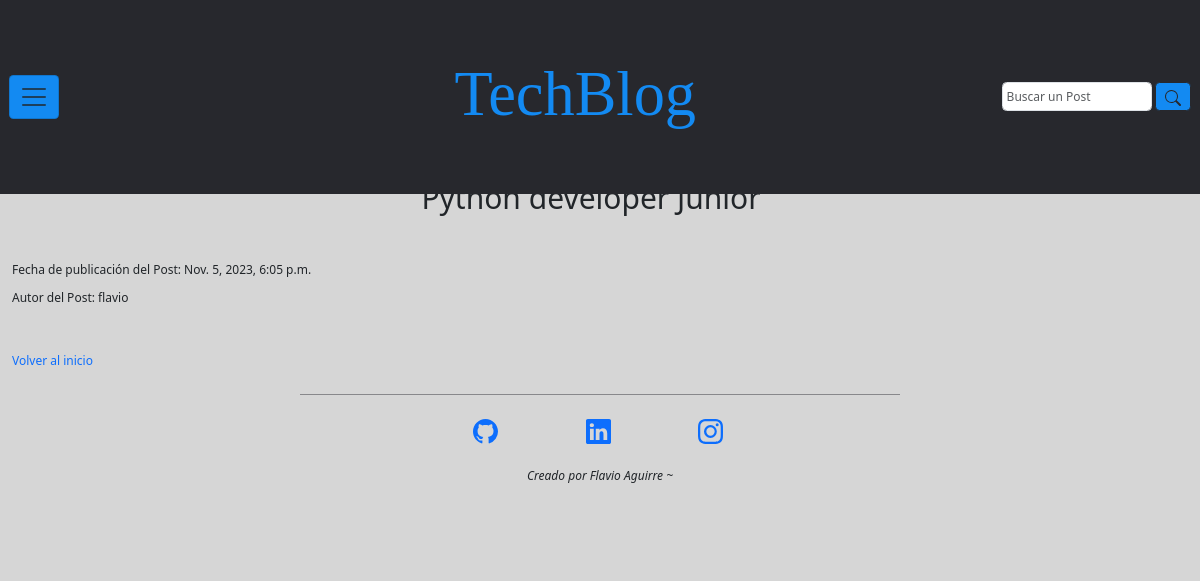
Page /empleos/lista_empleos/8 on the committed database.
### empleos/models.py (models this page shows, shortened)
class Empleos(models.Model):
    titulo_empleo = models.CharField(max_length=100)
    descripcion_empleo = models.TextField()
    autor_empleo = models.ForeignKey(User, on_delete=models.CASCADE)
    fecha_publicacion_empleo = models.DateTimeField(auto_now_add=True)

### empleos/views.py (the view)
# urls.py: path('lista_empleos/<int:id>', views.detalle_empleo, name='detalle_empleo'),
def detalle_empleo(request, id):
    empleo = get_object_or_404(Empleos, pk=id)
    return render(request, 'empleos/detalle_empleo.html', {'empleo': empleo})

### empleos/templates/empleos/detalle_empleo.html (shortened to what this page needs)
{% extends "base.html" %}
{% block content %}
  <main style="margin-top: 14%;">
    <section class="row contenedor-section p-20 col-md-12">
      <div class="">
        <h1 style="text-align:center">{{ empleo.titulo_empleo }}</h1>
        <br>
        <br>
        <p><span>Fecha de publicación del Post:  {{ empleo.fecha_publicacion_empleo}}</span></p>
        <p><span>Autor del Post:  {{ empleo.autor_empleo }}</span></p>
        <br>
        <br>
        <a href={% url "inicio_blog" %}><p>Volver al inicio</p></a>
      </div>
    </section>
  </main>
{% endblock %}

### inicio_blog/static/css/styles.css (style rules this page uses)
:root { --primary: #138af2; --secondary: #27282D; --alternative: #27282d72; --bg-color-grey: #cccc; --spacing-xxlarge: 12.5em; --spacing-xlarge: 10em; --spacing-large: 7em; --spacing-medium: 2.4em; --spacing-small: 2em; --spacing-xsmall: 1.2em; --spacing-xxsmall: .3em; --font-principal: Roboto; --font-title: 'Playfair Display', serif; --text-xlarge: 5.2rem; --text-large: 3.2rem; --text-medium: 2.5rem; --text-base: 2rem; --text-small: 1.7rem; --text-xsmall: 1.3rem; }
*::after, *::before, * { margin: 0; padding: 0; box-sizing: border-box; vertical-align: baseline; }
html { scroll-behavior: smooth; font-size: 75%; }
body { min-height: 100vh; background: #cccc; font-size: 100%; line-height: 1.4em; }
a { text-decoration: none; font-style: inherit; }
.contenedor-section { padding: 1%; }

### rows in the picture
Empleos: titulo_empleo "Python developer Junior", fecha_publicacion_empleo "Nov. 5, 2023, 6:05 p.m.", autor_empleo "flavio"
